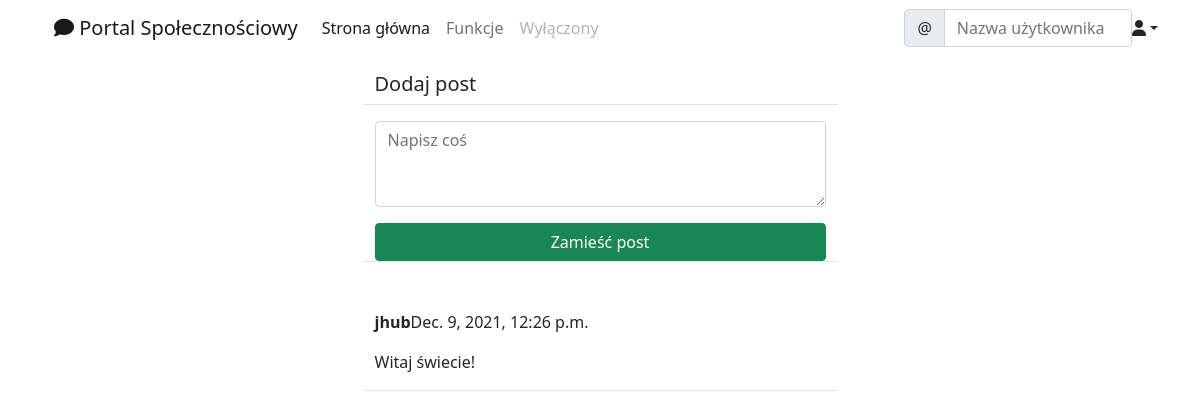
The page /social/ (signed in) on the database as committed earlier.
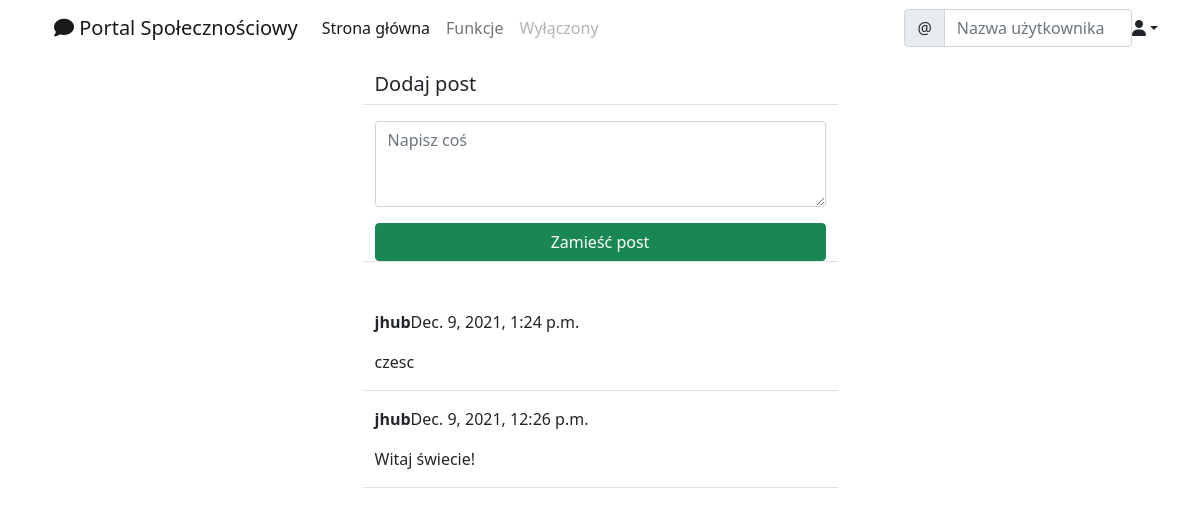
The same page on the database as committed later.
### social/models.py (models this page shows)
class Post(models.Model):
    body = models.TextField()
    created_on = models.DateTimeField(default=timezone.now)
    author = models.ForeignKey(User,on_delete=models.CASCADE)

### social/views.py (the view, shortened to what this page needs)
# urls.py: path('', PostListView.as_view(), name='post-list'),
class PostListView(LoginRequiredMixin,View):
    def get(self,request,*args,**kwargs):
        posts=Post.objects.all().order_by('-created_on')
        form = PostForm()
        context={
            'post_list': posts,
            'form': form,
        }
        return render(request,'social/post_list.html',context)

### social/forms.py
class PostForm(forms.ModelForm):
    body = forms.CharField(
        label='',
        widget=forms.Textarea(attrs={
            'rows':'3',
            'placeholder':'Napisz coś'
        })
    )
    class Meta:
        model = Post
        fields = ['body']

### social/templates/social/post_list.html (shortened to what this page needs)
{% extends 'landing/base.html' %}
{% load crispy_forms_tags %}
{% block content %}
    <div class ="container">
     <div class = "row justify-content-center mt-3">
            <div class="col-md-5 col-sm-12 border-bottom">
                <h5>Dodaj post</h5>
            </div>
        </div>
    <div class = "row justify-content-center mt-3 mb-5">
            <div class="col-md-5 col-sm-12 border-bottom">
                <form method="POST">
                    {{ form | crispy }}
                    <div class="d-grid gap-2">
                        <button class="btn btn-success mt-3">Zamieść post</button>
                    </div>
                </form>
            </div>
        </div>
        {% for post in post_list %}
        <div class = "row justify-content-center mt-3">
            <div class="col-md-5 col-sm-12 border-bottom">
                <p><strong>{{ post.author }}</strong>{{ post.created_on }}</p>
                <p>{{ post.body }}</p>
            </div>
        </div>
    {% endfor %}
    </div>
{% endblock content %}

### landing/templates/landing/base.html (shortened to what this page needs)
<!doctype html>
<html lang="en">
  <head>
    <link href="https://cdn.jsdelivr.net/npm/bootstrap@5.1.3/dist/css/bootstrap.min.css" rel="stylesheet">
  </head>
  <body>
  {% include 'landing/navigation.html' %}
  {% block content %}
  {% endblock content %}
  </body>
</html>

### landing/templates/landing/navigation.html (shortened to what this page needs)
<div class="container">
<nav class="navbar navbar-expand-lg navbar-light ">
  <div class="container-fluid">
    <a class="navbar-brand"
       {% if user.is_authenticated %}
            href="{% url 'post-list' %}"
       {% else %}
            href="{% url 'index' %}"
       {% endif %}
    ><i class="fas fa-comment"></i> Portal Społecznościowy</a>
    <div class="collapse navbar-collapse" id="navbarNavAltMarkup">
      <div class="navbar-nav">
        <a class="nav-link active" aria-current="page" href="#">Strona główna</a>
        <a class="nav-link" href="#">Funkcje</a>
        <a class="nav-link disabled">Wyłączony</a>
      </div>
    </div>
  </div>
    <form class="d-flex ">
           <div class="input-group">
                <span class="input-group-text" id="basic-addon1">@</span>
                <input type="text" class="form-control" placeholder="Nazwa użytkownika" aria-label="Nazwa użytkownika" aria-describedby="basic-addon1">
           </div>
      </form>
    {% if user.is_authenticated %}
    <div class=" nav-item dropdown">
          <a class="nav-ling dropdown-toggle text-dark" data-bs-toggle="dropdown" role="button" aria-expanded="false"><i class="fas fa-user"></i></a>
      </div>
    {% endif %}
</nav>
</div>

Rows that differ between the two databases and show on the page:
added Post: author "jhub", created_on "Dec. 9, 2021, 1:24 p.m.", body "czesc"
